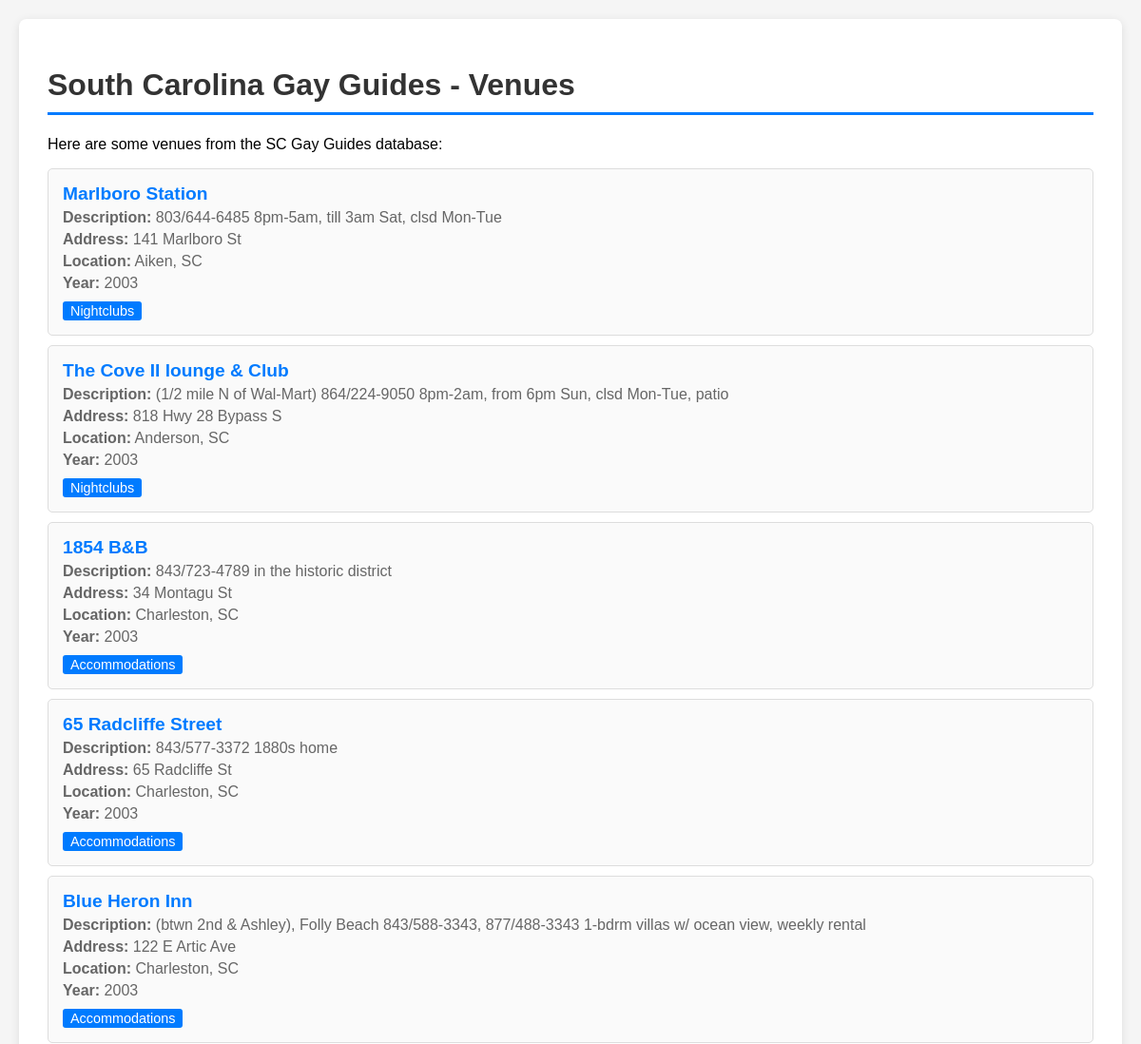
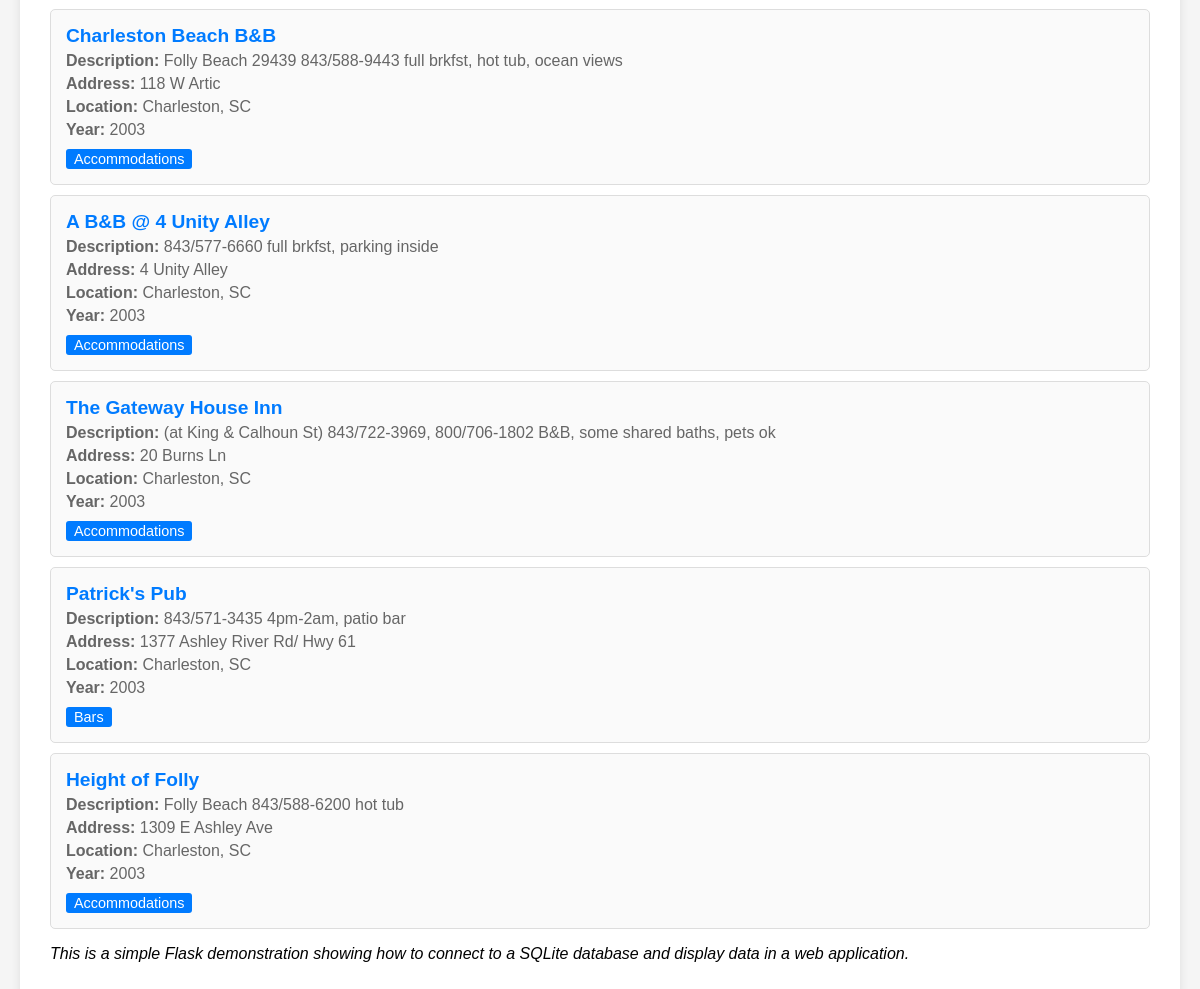
The page / on the database its author committed (2 pictures, top to bottom).
### tables this page shows
CREATE TABLE venues (
    venue_id INTEGER PRIMARY KEY AUTOINCREMENT,
    unique_id TEXT,
    title TEXT,
    description TEXT,
    type TEXT,
    street_address TEXT,
    city_id INTEGER,
    year INTEGER,
    amenity_features TEXT,
    notes TEXT,
    full_address TEXT,
    lat REAL,
    lon REAL,
    geo_address TEXT,
    unclear_address TEXT,
    status TEXT,
    FOREIGN KEY (city_id) REFERENCES cities (city_id)
);

CREATE TABLE cities (
    city_id INTEGER PRIMARY KEY AUTOINCREMENT,
    city_name TEXT NOT NULL,
    state TEXT NOT NULL,
    UNIQUE(city_name, state)
);

### app.py (the view)
@app.route('/')
def index():
    conn = get_db_connection()
    venues = conn.execute('''
        SELECT v.title, v.description, v.type, v.street_address,
               c.city_name, c.state, v.year
        FROM venues v
        JOIN cities c ON v.city_id = c.city_id
        WHERE v.title IS NOT NULL AND v.title != ''
        LIMIT 10
    ''').fetchall()  # fetchall() gets all the results as a list of Row objects
    conn.close()
    return render_template('index.html', venues=venues)

### app.py (called while the page is built)
def get_db_connection():
    conn = sqlite3.connect(DB_PATH)
    conn.row_factory = sqlite3.Row  # This allows us to access columns by name like row['title']
    return conn

### templates/index.html (shortened to what this page needs)
{% extends "base.html" %}
{% block content %}
<h1>South Carolina Gay Guides - Venues</h1>
<p>Here are some venues from the SC Gay Guides database:</p>
{% for venue in venues %}
<div class="venue-card">
    <div class="venue-title">{{ venue.title }}</div>
    {% if venue.description %}
    <div class="venue-info"><strong>Description:</strong> {{ venue.description }}</div>
    {% endif %}
    {% if venue.street_address %}
    <div class="venue-info"><strong>Address:</strong> {{ venue.street_address }}</div>
    {% endif %}
    <div class="venue-info"><strong>Location:</strong> {{ venue.city_name }}, {{ venue.state }}</div>
    {% if venue.year %}
    <div class="venue-info"><strong>Year:</strong> {{ venue.year }}</div>
    {% endif %}
    {% if venue.type %}
    <span class="venue-type">{{ venue.type }}</span>
    {% endif %}
</div>
{% endfor %}
<p><em>This is a simple Flask demonstration showing how to connect to a SQLite database and display data in a web application.</em></p>
{% endblock %}

### templates/base.html (shortened to what this page needs)
<!DOCTYPE html>
<html lang="en">
<head>
</head>
<body>
    <div class="container">
        {% block content %}{% endblock %}
    </div>
</body>
</html>

### templates/base.html (style rules this page uses)
body { font-family: Arial, sans-serif; max-width: 1200px; margin: 0 auto; padding: 20px; background-color: #f5f5f5; }
.container { background-color: white; padding: 30px; border-radius: 8px; box-shadow: 0 2px 10px rgba(0,0,0,0.1); }
h1 { color: #333; border-bottom: 3px solid #007bff; padding-bottom: 10px; }
.venue-card { border: 1px solid #ddd; border-radius: 5px; padding: 15px; margin: 10px 0; background-color: #fafafa; }
.venue-title { font-size: 1.2em; font-weight: bold; color: #007bff; margin-bottom: 5px; }
.venue-info { color: #666; margin: 5px 0; }
.venue-type { background-color: #007bff; color: white; padding: 2px 8px; border-radius: 3px; font-size: 0.9em; display: inline-block; margin-top: 5px; }

### rows shown on the page
venues: title "Marlboro Station", description "803/644-6485 8pm-5am, till 3am Sat, clsd Mon-Tue", street_address "141 Marlboro St", city_name "Aiken", state "SC", year "2003", type "Nightclubs"
venues: title "The Cove II lounge & Club", description "(1/2 mile N of Wal-Mart) 864/224-9050 8pm-2am, from 6pm Sun, clsd Mon-Tue, patio", street_address "818 Hwy 28 Bypass S", city_name "Anderson", state "SC", year "2003", type "Nightclubs"
venues: title "1854 B&B", description "843/723-4789 in the historic district", street_address "34 Montagu St", city_name "Charleston", state "SC", year "2003", type "Accommodations"
venues: title "65 Radcliffe Street", description "843/577-3372 1880s home", street_address "65 Radcliffe St", city_name "Charleston", state "SC", year "2003", type "Accommodations"
venues: title "Blue Heron Inn", description "(btwn 2nd & Ashley), Folly Beach 843/588-3343, 877/488-3343 1-bdrm villas w/ ocean view, weekly rental", street_address "122 E Artic Ave", city_name "Charleston", state "SC", year "2003", type "Accommodations"
venues: title "Charleston Beach B&B", description "Folly Beach 29439 843/588-9443 full brkfst, hot tub, ocean views", street_address "118 W Artic", city_name "Charleston", state "SC", year "2003", type "Accommodations"
venues: title "A B&B @ 4 Unity Alley", description "843/577-6660 full brkfst, parking inside", street_address "4 Unity Alley", city_name "Charleston", state "SC", year "2003", type "Accommodations"
venues: title "The Gateway House Inn", description "(at King & Calhoun St) 843/722-3969, 800/706-1802 B&B, some shared baths, pets ok", street_address "20 Burns Ln", city_name "Charleston", state "SC", year "2003", type "Accommodations"
venues: title "Patrick's Pub", description "843/571-3435 4pm-2am, patio bar", street_address "1377 Ashley River Rd/ Hwy 61", city_name "Charleston", state "SC", year "2003", type "Bars"
venues: title "Height of Folly", description "Folly Beach 843/588-6200 hot tub", street_address "1309 E Ashley Ave", city_name "Charleston", state "SC", year "2003", type "Accommodations"
